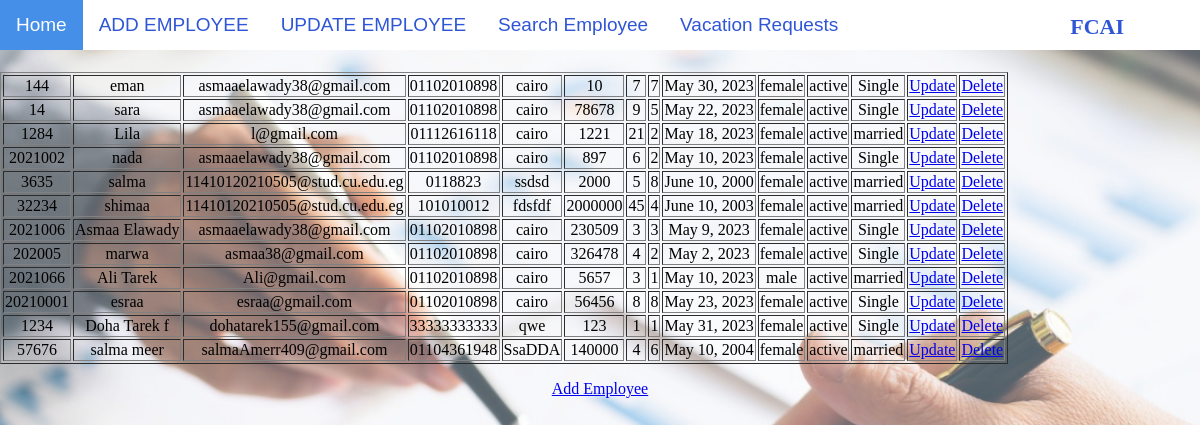
Screenshot of /table with the database file from the repository.
### HR/models.py (models this page shows)
class RegisterForm(models.Model):
    gndr=[
        ('Male','M'),('Female','F'),
        ]
    ms=[
        ('Single','Single'),('Married','Married'),
        ]
    stats=[
        ('Active','Active'),
        ('Inactive','Inactive'),
    ]
    EmployeeID = models.CharField(max_length=100,primary_key=True)
    EmployeeName = models.CharField(max_length=100)
    email = models.EmailField(max_length=100)
    phone = models.CharField(max_length=100)
    Addres = models.CharField(max_length=100)
    Salary = models.CharField(max_length=100)
    NumberVacation = models.CharField(max_length=100)
    NumberApprovedVacation = models.CharField(max_length=100)
    Date = models.DateField()
    Gender = models.CharField(max_length=8,choices=gndr)
    Status = models.CharField(max_length=8,choices=stats)
    MARITALSTATUE = models.CharField(max_length=8,choices=ms)

### HR/views.py (the view)
# urls.py: path('table',views.table,name='table'),
def table(request):
  mymembers = RegisterForm.objects.all().values()
  template = loader.get_template('table.html')
  context = {
    'mymembers': mymembers,
  }
  return HttpResponse(template.render(context, request))

### HR/templates/table.html (shortened to what this page needs)
{% include 'navbar.html' %}
{% load static %}
<link rel="stylesheet" href="{% static 'css/addEmployee.css' %}">
<body>
{% block content %}
<table border="1">
{% for x in mymembers %}
<tr>
<td>{{ x.EmployeeID }}</td>
<td>{{ x.EmployeeName }}</td>
<td>{{ x.email }}</td>
<td>{{ x.phone }}</td>
<td>{{ x.Addres }}</td>
<td>{{ x.Salary }}</td>
<td>{{ x.NumberVacation }}</td>
<td>{{ x.NumberApprovedVacation }}</td>
<td>{{ x.Date }}</td>
<td>{{ x.Gender }}</td>
<td>{{ x.Status }}</td>
<td>{{ x.MARITALSTATUE }}</td>
<td><a href="update/{{ x.EmployeeID }}">Update</a></td>
<td><a href="delete/{{ x.EmployeeID }}">Delete</a></td>
</tr>
{% endfor %}
</table>
<p>
    <a href="add/">Add Employee</a>
</p>
</body>
{% endblock content %}

### HumanResources/static/css/addEmployee.css (style rules this page uses)
body { margin: 0; background-image: url("#HP2v3.png"); background-repeat: no-repeat; background-attachment: fixed; background-position: center; background-size: cover; position: relative; text-align: center; }

### rows the page displays
RegisterForm: EmployeeID "144", EmployeeName "eman", email "asmaaelawady38@gmail.com", phone "01102010898", Addres "cairo", Salary "10", NumberVacation "7", NumberApprovedVacation "7", Date "May 30, 2023", Gender "female", Status "active", MARITALSTATUE "Single"
RegisterForm: EmployeeID "14", EmployeeName "sara", email "asmaaelawady38@gmail.com", phone "01102010898", Addres "cairo", Salary "78678", NumberVacation "9", NumberApprovedVacation "5", Date "May 22, 2023", Gender "female", Status "active", MARITALSTATUE "Single"
RegisterForm: EmployeeID "1284", EmployeeName "Lila", email "l@gmail.com", phone "01112616118", Addres "cairo", Salary "1221", NumberVacation "21", NumberApprovedVacation "2", Date "May 18, 2023", Gender "female", Status "active", MARITALSTATUE "married"
RegisterForm: EmployeeID "2021002", EmployeeName "nada", email "asmaaelawady38@gmail.com", phone "01102010898", Addres "cairo", Salary "897", NumberVacation "6", NumberApprovedVacation "2", Date "May 10, 2023", Gender "female", Status "active", MARITALSTATUE "Single"
RegisterForm: EmployeeID "3635", EmployeeName "salma", email "11410120210505@stud.cu.edu.eg", phone "0118823", Addres "ssdsd", Salary "2000", NumberVacation "5", NumberApprovedVacation "8", Date "June 10, 2000", Gender "female", Status "active", MARITALSTATUE "married"
RegisterForm: EmployeeID "32234", EmployeeName "shimaa", email "11410120210505@stud.cu.edu.eg", phone "101010012", Addres "fdsfdf", Salary "2000000", NumberVacation "45", NumberApprovedVacation "4", Date "June 10, 2003", Gender "female", Status "active", MARITALSTATUE "married"
RegisterForm: EmployeeID "2021006", EmployeeName "Asmaa Elawady", email "asmaaelawady38@gmail.com", phone "01102010898", Addres "cairo", Salary "230509", NumberVacation "3", NumberApprovedVacation "3", Date "May 9, 2023", Gender "female", Status "active", MARITALSTATUE "Single"
RegisterForm: EmployeeID "202005", EmployeeName "marwa", email "asmaa38@gmail.com", phone "01102010898", Addres "cairo", Salary "326478", NumberVacation "4", NumberApprovedVacation "2", Date "May 2, 2023", Gender "female", Status "active", MARITALSTATUE "Single"
RegisterForm: EmployeeID "2021066", EmployeeName "Ali Tarek", email "Ali@gmail.com", phone "01102010898", Addres "cairo", Salary "5657", NumberVacation "3", NumberApprovedVacation "1", Date "May 10, 2023", Gender "male", Status "active", MARITALSTATUE "married"
RegisterForm: EmployeeID "20210001", EmployeeName "esraa", email "esraa@gmail.com", phone "01102010898", Addres "cairo", Salary "56456", NumberVacation "8", NumberApprovedVacation "8", Date "May 23, 2023", Gender "female", Status "active", MARITALSTATUE "Single"
RegisterForm: EmployeeID "1234", EmployeeName "Doha Tarek f", email "dohatarek155@gmail.com", phone "33333333333", Addres "qwe", Salary "123", NumberVacation "1", NumberApprovedVacation "1", Date "May 31, 2023", Gender "female", Status "active", MARITALSTATUE "Single"
RegisterForm: EmployeeID "57676", EmployeeName "salma meer", email "salmaAmerr409@gmail.com", phone "01104361948", Addres "SsaDDA", Salary "140000", NumberVacation "4", NumberApprovedVacation "6", Date "May 10, 2004", Gender "female", Status "active", MARITALSTATUE "married"
